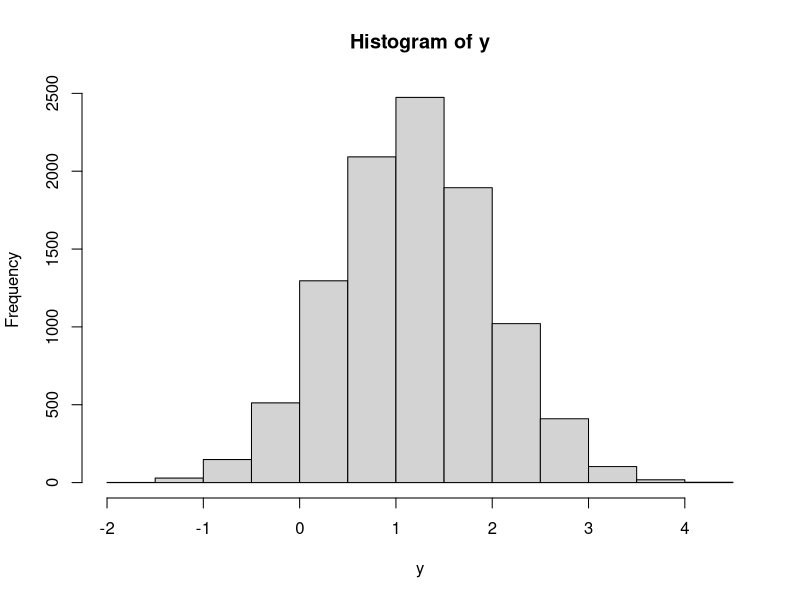

The R source for this figure:
#ES. 6 v.a. Continue

# Es. 2
mu = 4
std = sqrt(6)

#i) 
pnorm(8,mean = mu,sd = std) - pnorm(2,mean = mu,sd = std)

pnorm((8-mu)/std) - pnorm((2-mu)/std)

#ii)
1 - pnorm((7 - mu)/std)

#iii) 
pnorm((3 - mu)/std)
pnorm(3,mu,std)

#iv)
1 - pnorm(1,mu,std) + pnorm(-1,mu,std)
1 - pnorm((1-mu)/std) + pnorm((-1 - mu)/std)


## Es. 3
alpha = 1/(2*qnorm(0.4) + 3)

alpha = 1/qnorm(0.4,3,2)

x = rnorm(1e4,3,2)
y = alpha*x
hist(y)
mean(y) # alpha*3
var(y) # alpha^2*2^2

# check
1 - pnorm(1, alpha*3,alpha*2)

# Es. 4
#i)
xa = 2*qnorm(0.15)+5
pnorm(xa,5,2)

#ii)
c = -2*qnorm(0.3)
#c = 2*qnorm(0.7)

# check 
pnorm(-c,0,2) + 1 - pnorm(c,0,2)

1 - pnorm(c+5,5,2) + pnorm(-c+5,5,2)

#Es. 5
pnorm((15-10)/sqrt(10)) - pnorm((2-10)/sqrt(10)) 
# Correzione di continuità
pnorm((15+0.5-10)/sqrt(10)) - pnorm((2+0.5-10)/sqrt(10)) 
sum(dpois(3:15,10))

#Es. 6
ps = pexp(12,rate=1/10)
1 - exp(-12/10)

#i)
dbinom(0,6,ps)

#ii)
sum(dbinom(0:2,6,ps))

#Es. 7
#i)
pexp(10,rate = 1/5)
# 1 - exp(-10/5)

#ii)
1 - sum(dpois(0:2,10/5))

#iii)
1 - pgamma(10,2,1/5)

# Es. 8
1 - pgamma(48,2,1/15)
1 - sum(dpois(0:1,12/15))
